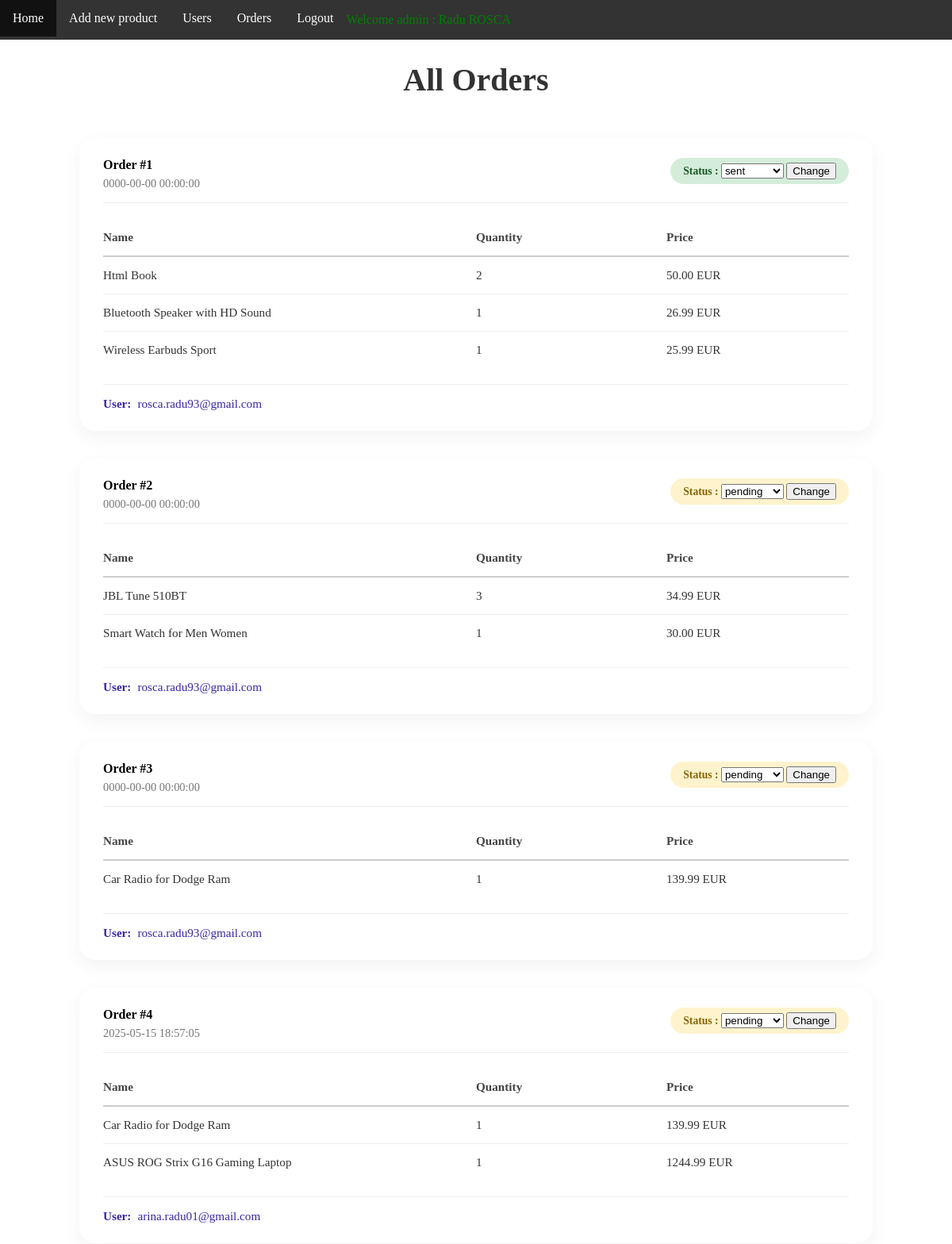
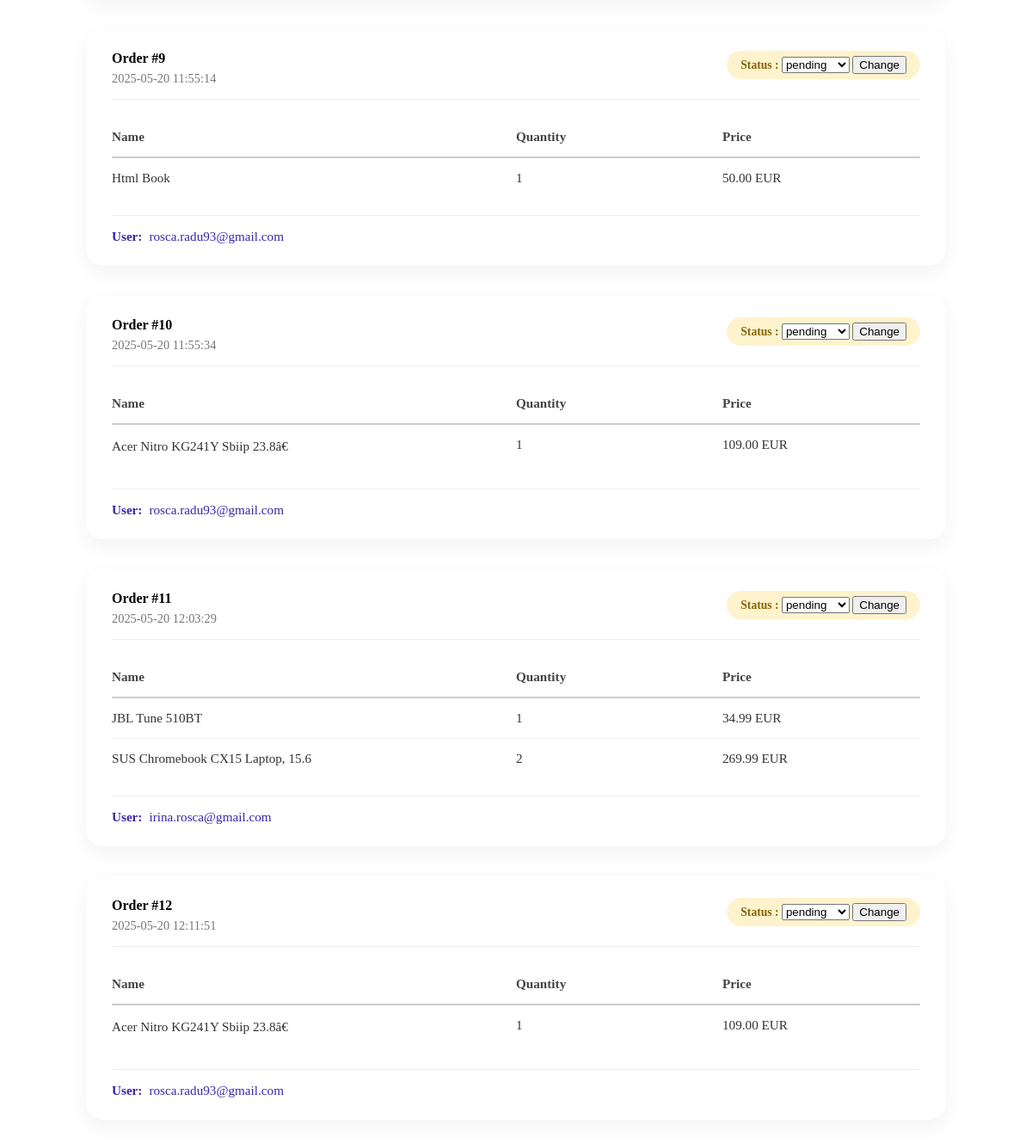
The app's page /admin/manageOrders.php (signed in) with its own data (2 pictures, top to bottom).
### tables this page shows
CREATE TABLE `orders` (
  `orderID` int(11) NOT NULL,
  `userID` int(11) NOT NULL,
  `date` datetime NOT NULL DEFAULT current_timestamp(),
  `status` varchar(32) NOT NULL DEFAULT 'pending'
);

CREATE TABLE `products` (
  `productID` int(11) NOT NULL,
  `name` varchar(255) NOT NULL,
  `description` text NOT NULL,
  `price` decimal(8,2) NOT NULL,
  `date` date NOT NULL DEFAULT current_timestamp(),
  `deleted` tinyint(1) NOT NULL DEFAULT 0
);

CREATE TABLE `order_details` (
  `detailsID` int(11) NOT NULL,
  `orderID` int(11) NOT NULL,
  `productID` int(11) NOT NULL,
  `amount` int(11) NOT NULL
);

### config/functions.php (called while the page is built, shortened)
<?php
function connect()
{
    try {
        $conn = mysqli_connect(HOST, USER, PASSWORD, DB);
        return $conn;
    } catch (Exception $e) {
        header("Location: error.php");
        die();
    }
}
function getOrdersForAdmin()
{
    $conn = connect();
    $query = "SELECT users.*, orders.*, order_details.*, products.price, products.name FROM orders
              LEFT JOIN order_details ON orders.orderID = order_details.orderID
              lEFT JOIN products ON order_details.productID = products.productID
              LEFT JOIN users ON orders.userID = users.userID
             ORDER BY orders.orderID";
    $result = mysqli_query($conn, $query);
    $allRows = mysqli_fetch_all($result, MYSQLI_ASSOC);
    $out = [];
    foreach ($allRows as $row) {
        if (!isset($out[$row['orderID']])) {
            $out[$row['orderID']] = [];
        }
        $out[$row['orderID']]['orders'] = [
            'date' => $row['date'],
            'status' => $row['status'],
            'orderID' => $row['orderID'],
        ];
        $out[$row['orderID']]['order_details'][] = [
            'name' => $row['name'],
            'price' => $row['price'],
            'amount' => $row['amount'],
        ];
        $out[$row['orderID']]['users'] = [
            'email' => $row['email'],
        ];
    }
    return $out;
}

### admin/manageOrders.php (the view, shortened to what this page needs)
<?php
include_once "../config/functions.php";
$orders = getOrdersForAdmin();
?>
<!DOCTYPE html>
<html lang="en">
<head>
    <link rel="stylesheet" href="../css/adminStyle.css">
    <?php include_once "menuAdmin.php" ?>
</head>
<body>
    <div class="orders-page">
        <h1 class="page-title">All Orders</h1>
        <?php foreach ($orders as $orderID => $order): ?>
            <div class="order-card">
                <div class="order-header">
                    <div>
                        <strong>Order #<?= $orderID ?></strong>
                        <div class="order-date"><?= $order['orders']['date'] ?></div>
                    </div>
                    <form action="manageOrders.php" method="post">
                        <div class="order-status <?= strtolower($order['orders']['status']) ?>">
                            Status : <select name="status" id="status">
                                <option value=""> <?= $order['orders']['status'] ?></option>
                            </select>
                            <button type="submit"> Change</button>
                        </div>
                    </form>
                </div>
                <div class="order-details">
                    <div class="order-details-header">
                        <span>Name</span>
                        <span>Quantity</span>
                        <span>Price</span>
                    </div>
                    <?php foreach ($order['order_details'] as $detail): ?>
                        <div class="order-item">
                            <span><?= $detail['name'] ?></span>
                            <span><?= $detail['amount'] ?></span>
                            <span><?= $detail['price'] ?> EUR</span>
                        </div>
                    <?php endforeach; ?>
                </div>
                <div class="order-user">
                    <strong>User:</strong> <?= $order['users']['email']; ?>
                </div>
            </div>
        <?php endforeach; ?>
    </div>
</body>
</html>

### css/adminStyle.css (style rules this page uses)
body { margin: 0; }
.orders-page { max-width: 1000px; margin: 0 auto; }
.page-title { font-size: 2.5rem; text-align: center; margin-bottom: 50px; color: #333; }
.order-card { background: #ffffff; border-radius: 20px; padding: 25px 30px; margin-bottom: 35px; box-shadow: 0 8px 24px rgba(0, 0, 0, 0.05); transition: all 0.3s ease; }
.order-header { display: flex; justify-content: space-between; align-items: flex-start; margin-bottom: 20px; border-bottom: 1px solid #eee; padding-bottom: 15px; }
.order-date { font-size: 0.9rem; color: #777; margin-top: 6px; }
.order-status { padding: 6px 16px; border-radius: 20px; font-size: 0.85rem; font-weight: 600; text-transform: capitalize; background: #e8f0fe; color: #1a73e8; }
.order-status.pending { background: #fff3cd; color: #856404; }
.order-status.sent { background: #d4edda; color: #155724; }
.order-details { margin-top: 20px; }
.order-details-header, .order-item { display: grid; grid-template-columns: 2fr 1fr 1fr; gap: 10px; padding: 14px 0; border-bottom: 1px solid #eee; font-size: 0.95rem; }
.order-details-header { font-weight: 600; color: #444; border-bottom: 2px solid #ccc; }
.order-item:last-child { border-bottom: none; }
.order-item span { color: #333; }
.order-user { margin-top: 20px; font-size: 0.95rem; color: #1c0699de; border-top: 1px solid #eee; padding-top: 15px; display: flex; align-items: center; }
.order-user strong { margin-right: 8px; }

### records on screen
orders: products.name "Html Book", order_details.amount "2", products.price "50.00", products.name "Bluetooth Speaker with HD Sound", order_details.amount "1", products.price "26.99", products.name "Wireless Earbuds Sport", products.price "25.99"
orders: products.name "JBL Tune 510BT", order_details.amount "3", products.price "34.99", products.name "Smart Watch for Men Women", order_details.amount "1", products.price "30.00"
orders: products.name "ASUS ROG Strix G16 Gaming Laptop", order_details.amount "1", products.price "1244.99"
orders: orderID "9", date "2025-05-20 11:55:14", status "pending", name "Html Book", amount "1", price "50.00", email "rosca.radu93@gmail.com"
orders: orderID "10", date "2025-05-20 11:55:34", status "pending", name "Acer Nitro KG241Y Sbiip 23.8â€", amount "1", price "109.00", email "rosca.radu93@gmail.com"
orders: products.name "JBL Tune 510BT", order_details.amount "1", products.price "34.99", products.name "SUS Chromebook CX15 Laptop, 15.6", order_details.amount "2", products.price "269.99"
orders: orderID "12", date "2025-05-20 12:11:51", status "pending", name "Acer Nitro KG241Y Sbiip 23.8â€", amount "1", price "109.00", email "rosca.radu93@gmail.com"

### other values on screen
$admin "Radu ROSCA"
$orderID "1"
$order['orders']['date'] "0000-00-00 00:00:00"
$order['users']['email'] "rosca.radu93@gmail.com"
$orderID "2"
$orderID "3"
$detail['name'] "Car Radio for Dodge Ram"
$detail['amount'] "1"
$detail['price'] "139.99"
$orderID "4"
$order['orders']['date'] "2025-05-15 18:57:05"
$order['users']['email'] "arina.radu01@gmail.com"
$orderID "11"
$order['orders']['date'] "2025-05-20 12:03:29"
$order['users']['email'] "irina.rosca@gmail.com"
